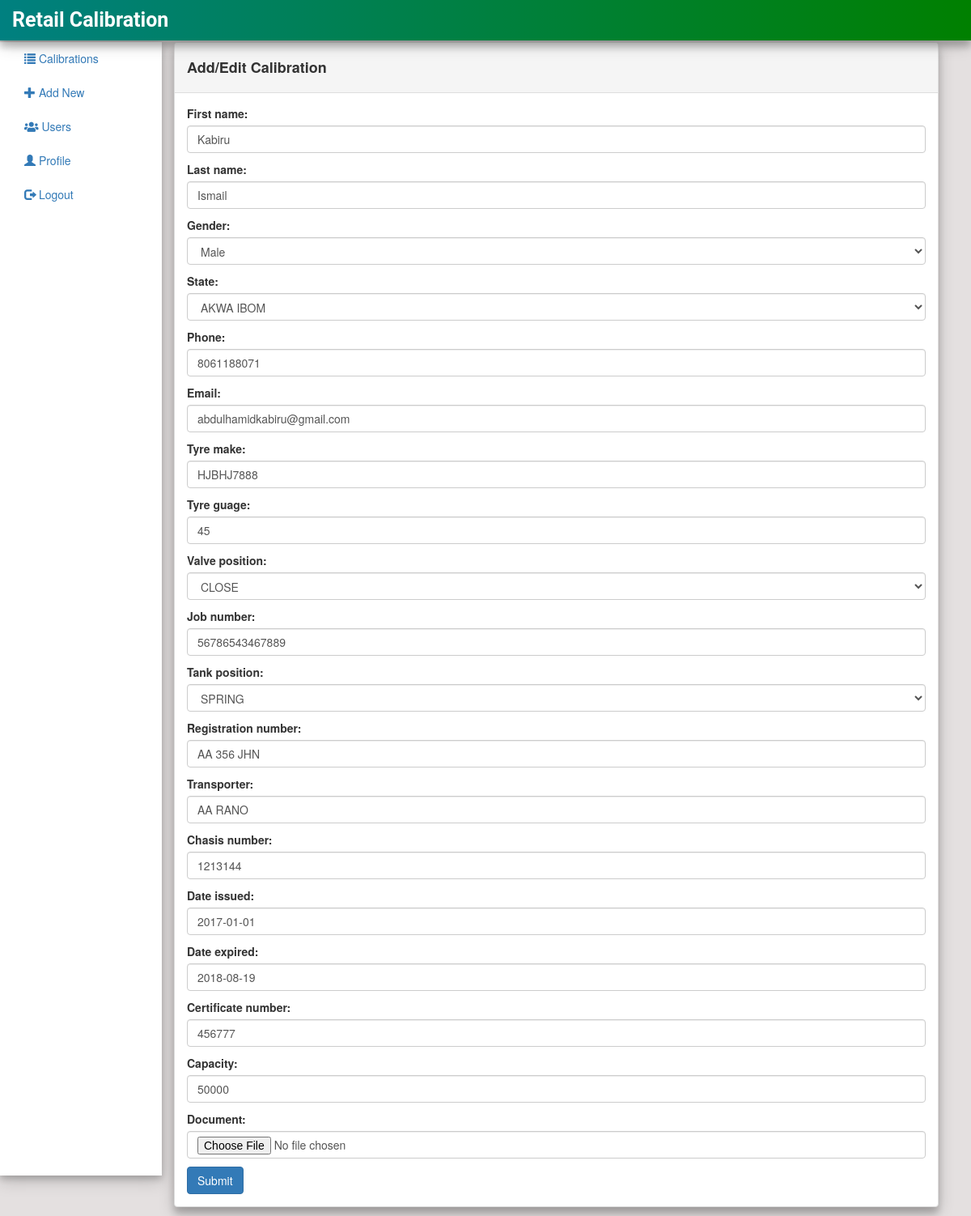
The app's page /edit/1 (signed in) with its own data.
### calibrate/models.py (models this page shows, shortened)
class Calibration(models.Model):
    first_name = models.CharField(max_length=200)
    last_name = models.CharField(max_length=200)
    GENDER_CHOICES = (
        ('M', 'MALE'),
        ('F', 'FEMALE')
    )
    gender = models.CharField(max_length = 1, choices =GENDER_CHOICES)
    STATE_CHOICE = (
        ('ABIA', 'ABIA'),
        ('ADAMAWA', 'ADAMAWA'),
        ('AKWA IBOM', 'AKWA IBOM'),
        ('KANO', 'KANO')
    )
    state = models.CharField(max_length = 20, choices = STATE_CHOICE)
    phone = models.IntegerField(blank=True, null=True)
    email = models.EmailField(max_length=200)
    tyre_make = models.CharField(max_length=200)
    tyre_guage = models.IntegerField(blank=True, null=True)
    VALVE_POSITION_CHOICES = (
        ('OPEN', 'OPEN'),
        ('CLOSE', 'CLOSE'),
        ('NONE', 'NONE')
    )
    valve_position = models.CharField(max_length =20, choices = VALVE_POSITION_CHOICES)
    job_number = models.IntegerField(blank=True, null=True)
    TANK_POSITION_CHOICES = (
        ('BALLON', 'BALLON'),
        ('SPRING', 'SPRING')
    )
    tank_position = models.CharField(max_length=200, choices=TANK_POSITION_CHOICES)
    registration_number= models.CharField(max_length=200)
    transporter = models.CharField(max_length=200)
    chasis_number = models.CharField(max_length=200)
    date_issued = models.DateField(blank=True, null=True)
    date_expired = models.DateField(blank=True, null=True)
    certificate_number = models.IntegerField(default=0)
    capacity = models.IntegerField(default=0)
    document = models.FileField(upload_to='documents')

### calibrate/views.py (the view)
# urls.py: path('edit/<int:pk>', views.CalibrationUpdate.as_view(), name='calibration_edit'),
class CalibrationUpdate(LoginRequiredMixin, UpdateView):
    model = Calibration
    form_class = CalibrationForm
    success_url = reverse_lazy('calibrate:calibration_list')

### calibrate/templates/calibrate/calibration_form.html
{% extends "calibrate/base.html" %} {% block content %}
<div class="col-sm-10">
    <div class="panel panel-default">
        <div class="panel-heading">
            <h4><strong>Add/Edit Calibration </strong></h4>
        </div>
        <div class="panel-body">
            <form method="post" enctype="multipart/form-data">{% csrf_token %} {{ form.as_p }}
                <input type="submit" class="btn btn-primary" value="Submit">
            </form>
        </div>
    </div>
</div>
</div>
{% endblock %}

### calibrate/static/css/mystyle.css (style rules this page uses)
.panel { box-shadow: 0 8px 8px 0 rgba(0, 0, 0, 0.19), 0 6px 20px 0 rgba(0, 0, 0, 0.19); margin-top: 52px; }

### records on screen
Calibration: first_name "Kabiru", last_name "Ismail", gender "Male", state "AKWA IBOM", phone "8061188071", email "abdulhamidkabiru@gmail.com", tyre_make "HJBHJ7888", tyre_guage "45", valve_position "CLOSE", job_number "56786543467889", tank_position "SPRING", registration_number "AA 356 JHN", transporter "AA RANO", chasis_number "1213144", date_issued "2017-01-01", date_expired "2018-08-19", certificate_number "456777", capacity "50000"
